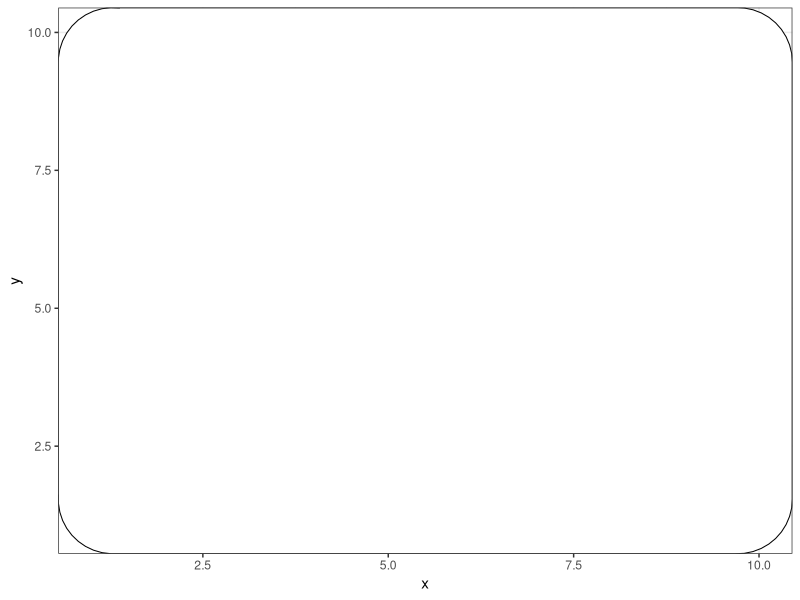
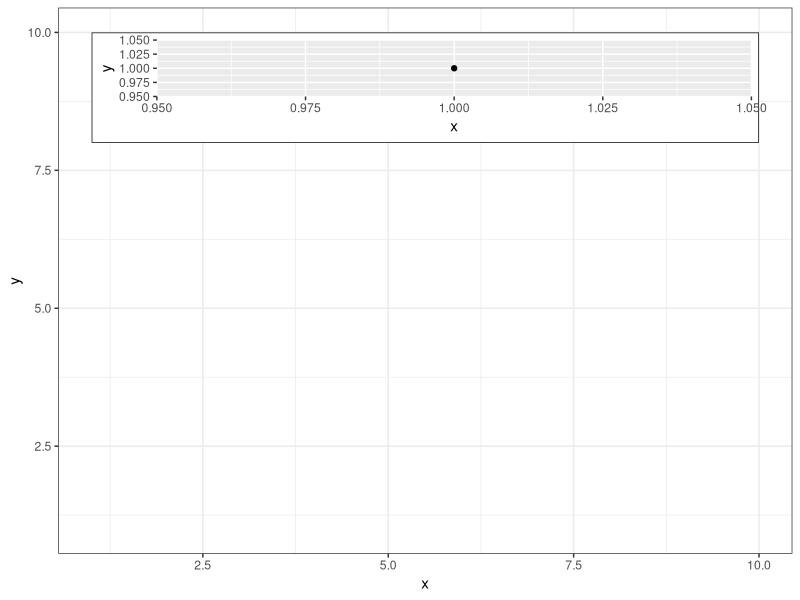

Write R code to recreate these figures, in order.
# r2py crawler metadata
# package: ggplot2
# source_type: rd_example
# topic: annotation_custom.Rd
# source_file: C:\Users\bened\AppData\Local\R\win-library\4.5\ggplot2\help
# lines: 20

suppressPackageStartupMessages(library(ggplot2))
# Dummy plot
df <- data.frame(x = 1:10, y = 1:10)
base <- ggplot(df, aes(x, y)) +
  geom_blank() +
  theme_bw()

# Full panel annotation
base + annotation_custom(
  grob = grid::roundrectGrob(),
  xmin = -Inf, xmax = Inf, ymin = -Inf, ymax = Inf
)

# Inset plot
df2 <- data.frame(x = 1 , y = 1)
g <- ggplotGrob(ggplot(df2, aes(x, y)) +
  geom_point() +
  theme(plot.background = element_rect(colour = "black")))
base +
  annotation_custom(grob = g, xmin = 1, xmax = 10, ymin = 8, ymax = 10)
